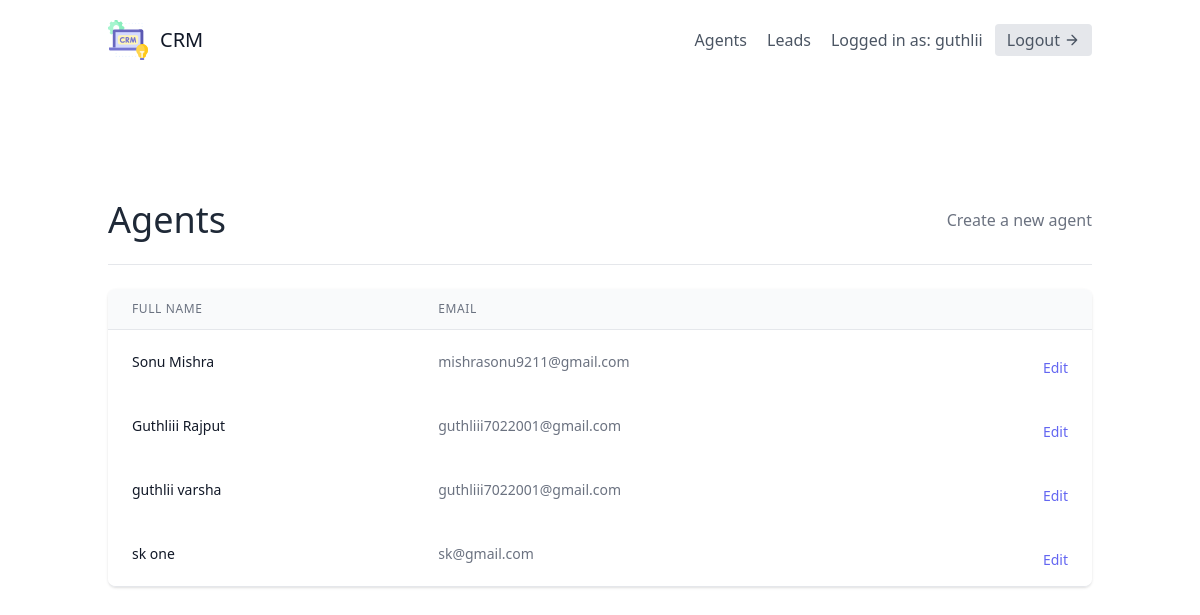
Screenshot of /agents/ (signed in) with the database file from the repository.
### leads/models.py (models this page shows, shortened)
class User(AbstractUser):
    is_organisor = models.BooleanField(default=True)
    is_agent = models.BooleanField(default=False)

class Agent(models.Model):
    user = models.OneToOneField(User, on_delete=models.CASCADE)
    organisation = models.ForeignKey(UserProfile, on_delete=models.CASCADE)

### agents/views.py (the view)
# urls.py: path('',AgentListView.as_view(),name='agent-list'),
class AgentListView(OrganisorAndLoginRequiredMixin, generic.ListView):
    template_name = "agents/agent_list.html"
    def get_queryset(self):
        organisation = self.request.user.userprofile
        return Agent.objects.filter(organisation=organisation)

### agents/mixins.py (called while the page is built)
    def dispatch(self, request, *args, **kwargs):
        if not request.user.is_authenticated or not request.user.is_organisor:
            return redirect("leads:landing")
        return super().dispatch(request, *args, **kwargs)

### agents/templates/agents/agent_list.html (shortened to what this page needs)
{% extends "base.html" %}
{% block content %}
    <section class="text-gray-700 body-font">
        <div class="container px-5 py-24 mx-auto flex flex-wrap">
            <div class="w-full mb-6 py-6 flex justify-between items-center border-b border-gray-200">
                <div>
                    <h1 class="text-4xl text-gray-800">Agents</h1>
                </div>
                <div>
                    <a class="text-gray-500 hover:text-blue-500" href="{% url 'agents:agent-create' %}">Create a new agent</a>
                </div>
            </div>
            <div class="flex flex-col w-full">
                <div class="-my-2 overflow-x-auto sm:-mx-6 lg:-mx-8">
                <div class="py-2 align-middle inline-block min-w-full sm:px-6 lg:px-8">
                    <div class="shadow overflow-hidden border-b border-gray-200 sm:rounded-lg">
                    <table class="min-w-full divide-y divide-gray-200">
                        <thead class="bg-gray-50">
                            <tr>
                                <th scope="col" class="px-6 py-3 text-left text-xs font-medium text-gray-500 uppercase tracking-wider">
                                Full Name
                                </th>
                                <th scope="col" class="px-6 py-3 text-left text-xs font-medium text-gray-500 uppercase tracking-wider">
                                Email
                                </th>
                                <th scope="col" class="relative px-6 py-3">
                                </th>
                            </tr>
                        </thead>
                        <tbody>
                {% for agent in object_list %}
                <tr class="bg-white">
                    <td class="px-6 py-4 whitespace-nowrap text-sm font-medium text-gray-900">
                        {{ agent.user.first_name }} {{ agent.user.last_name }}
                    </td>
                    <td class="px-6 py-4 whitespace-nowrap text-sm text-gray-500">
                        {{ agent.user.email }}
                    </td>
                    <td class="px-6 py-4 whitespace-nowrap text-right text-sm font-medium">
                            <a href="{% url 'agents:agent-update' agent.pk %}" class="mt-3 text-indigo-500 inline-flex items-center">
                                Edit
                            </a>
                        </td>
                    </tr>
                {% endfor %}
            </tbody>
        </table>
        </div>
    </div>
    </div>
</div>
</div>
</section>
{% endblock content %}

### templates/navbar.html (shortened to what this page needs)
<header class="text-gray-600 body-font">
  <div class="container mx-auto flex flex-wrap p-5 flex-col md:flex-row items-center">
    <a class="flex title-font font-medium items-center text-gray-900 mb-4 md:mb-0">
        <span class="ml-3 text-xl"> CRM</span>
    </a>
    <nav class="md:ml-auto flex flex-wrap items-center text-base justify-center">
      {% if not request.user.is_authenticated %}
      <a href="{% url 'signup' %}" class="mr-5 hover:text-gray-900">signup</a>
      {% else %}
      {% if request.user.is_organisor %}
      <a href="{% url 'agents:agent-list' %}" class="mr-5 hover:text-gray-900">Agents</a>
      {% endif %}
      <a href="{% url 'leads:landing' %}" class="mr-5 hover:text-gray-900">Leads</a>
      {% endif %}
    </nav>
    {% if request.user.is_authenticated %}
    Logged in as: {{request.user.username}}
    <a href="{% url 'logout' %}"
    class="ml-3 inline-flex items-center bg-gray-200 border-0 py-1 px-3 focus:outline-none hover:bg-gray-300 rounded text-base mt-4 md:mt-0">
      Logout
      <svg fill="none" stroke="currentColor" stroke-linecap="round" stroke-linejoin="round" stroke-width="2" class="w-4 h-4 ml-1" viewBox="0 0 24 24">
        <path d="M5 12h14M12 5l7 7-7 7"></path>
    </svg>
    </a>
    {% endif %}
  </div>
</header>

### rows the page displays
User: user.username "guthlii"
Agent: user.first_name "Sonu", user.last_name "Mishra", user.email "mishrasonu9211@gmail.com"
Agent: user.first_name "Guthliii", user.last_name "Rajput", user.email "guthliii7022001@gmail.com"
Agent: user.first_name "guthlii", user.last_name "varsha", user.email "guthliii7022001@gmail.com"
Agent: user.first_name "sk", user.last_name "one", user.email "sk@gmail.com"
